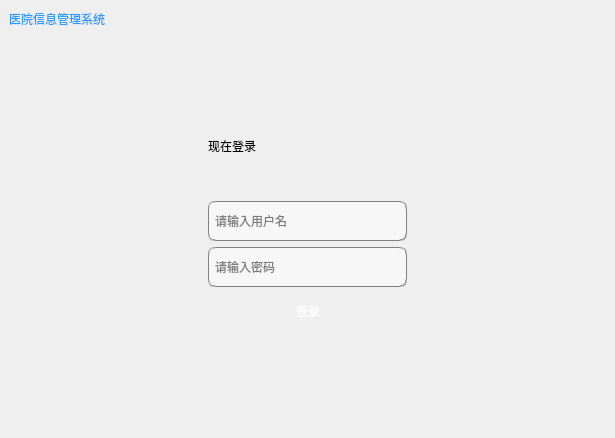
<?xml version="1.0" encoding="UTF-8"?>
<ui version="4.0">
 <class>MainWindow</class>
 <widget class="QMainWindow" name="MainWindow">
  <property name="geometry">
   <rect>
    <x>0</x>
    <y>0</y>
    <width>615</width>
    <height>438</height>
   </rect>
  </property>
  <property name="windowTitle">
   <string>MainWindow</string>
  </property>
  <property name="styleSheet">
   <string notr="true">QMainWindow#MainWindow{
    border-image: url(:/image/login.jpg);
}</string>
  </property>
  <widget class="QWidget" name="centralwidget">
   <property name="styleSheet">
    <string notr="true">QWidget#centralwidget{
    border-image: url(:/image/login.jpg);
}</string>
   </property>
   <layout class="QVBoxLayout" name="verticalLayout_3">
    <item>
     <layout class="QHBoxLayout" name="horizontalLayout_2">
      <item>
       <widget class="QLabel" name="label">
        <property name="styleSheet">
         <string notr="true">color: rgb(41, 155, 255);
font: 10pt &quot;Arial&quot;;</string>
        </property>
        <property name="text">
         <string>医院信息管理系统</string>
        </property>
       </widget>
      </item>
      <item>
       <spacer name="horizontalSpacer_5">
        <property name="orientation">
         <enum>Qt::Horizontal</enum>
        </property>
        <property name="sizeHint" stdset="0">
         <size>
          <width>40</width>
          <height>20</height>
         </size>
        </property>
       </spacer>
      </item>
     </layout>
    </item>
    <item>
     <spacer name="verticalSpacer">
      <property name="orientation">
       <enum>Qt::Vertical</enum>
      </property>
      <property name="sizeHint" stdset="0">
       <size>
        <width>20</width>
        <height>40</height>
       </size>
      </property>
     </spacer>
    </item>
    <item>
     <layout class="QHBoxLayout" name="horizontalLayout_3">
      <item>
       <spacer name="horizontalSpacer_3">
        <property name="orientation">
         <enum>Qt::Horizontal</enum>
        </property>
        <property name="sizeHint" stdset="0">
         <size>
          <width>40</width>
          <height>20</height>
         </size>
        </property>
       </spacer>
      </item>
      <item>
       <layout class="QVBoxLayout" name="verticalLayout_2">
        <item>
         <widget class="QLabel" name="label_2">
          <property name="styleSheet">
           <string notr="true">font: 87 15pt &quot;Arial Black&quot;;</string>
          </property>
          <property name="text">
           <string>现在登录</string>
          </property>
         </widget>
        </item>
        <item>
         <spacer name="verticalSpacer_3">
          <property name="orientation">
           <enum>Qt::Vertical</enum>
          </property>
          <property name="sizeHint" stdset="0">
           <size>
            <width>20</width>
            <height>40</height>
           </size>
          </property>
         </spacer>
        </item>
        <item>
         <layout class="QVBoxLayout" name="verticalLayout">
          <item>
           <widget class="QLineEdit" name="lineEdit_username">
            <property name="minimumSize">
             <size>
              <width>100</width>
              <height>40</height>
             </size>
            </property>
            <property name="maximumSize">
             <size>
              <width>250</width>
              <height>16777215</height>
             </size>
            </property>
            <property name="styleSheet">
             <string notr="true">background-color: rgb(247, 247, 247);
border:1px groove gray;border-radius:
7px;padding:2px 4px;
font: 10pt &quot;Candara&quot;;</string>
            </property>
            <property name="placeholderText">
             <string>请输入用户名</string>
            </property>
           </widget>
          </item>
          <item>
           <widget class="QLineEdit" name="lineEdit_password">
            <property name="minimumSize">
             <size>
              <width>100</width>
              <height>40</height>
             </size>
            </property>
            <property name="maximumSize">
             <size>
              <width>250</width>
              <height>16777215</height>
             </size>
            </property>
            <property name="styleSheet">
             <string notr="true">background-color: rgb(247, 247, 247);
border:1px groove gray;border-radius:
7px;padding:2px 4px;
font: 10pt &quot;Candara&quot;;</string>
            </property>
            <property name="echoMode">
             <enum>QLineEdit::Password</enum>
            </property>
            <property name="placeholderText">
             <string>请输入密码</string>
            </property>
           </widget>
          </item>
         </layout>
        </item>
        <item>
         <layout class="QHBoxLayout" name="horizontalLayout">
          <item>
           <spacer name="horizontalSpacer_2">
            <property name="orientation">
             <enum>Qt::Horizontal</enum>
            </property>
            <property name="sizeHint" stdset="0">
             <size>
              <width>40</width>
              <height>20</height>
             </size>
            </property>
           </spacer>
          </item>
          <item>
           <widget class="QPushButton" name="btn_signin">
            <property name="minimumSize">
             <size>
              <width>50</width>
              <height>35</height>
             </size>
            </property>
            <property name="styleSheet">
             <string notr="true">background-color: qlineargradient(spread:pad, x1:0.52, y1:1, x2:0.54, y2:0, 
stop:0.0112994 rgba(64, 145, 252, 255), 
stop:1 rgba(255, 255, 255, 255));
color: rgb(255, 255, 255);

border:0px groove gray;border-radius:
7px;padding:2px 4px;
font: 10pt &quot;Candara&quot;;</string>
            </property>
            <property name="text">
             <string>登录</string>
            </property>
           </widget>
          </item>
          <item>
           <spacer name="horizontalSpacer">
            <property name="orientation">
             <enum>Qt::Horizontal</enum>
            </property>
            <property name="sizeHint" stdset="0">
             <size>
              <width>40</width>
              <height>20</height>
             </size>
            </property>
           </spacer>
          </item>
         </layout>
        </item>
       </layout>
      </item>
      <item>
       <spacer name="horizontalSpacer_4">
        <property name="orientation">
         <enum>Qt::Horizontal</enum>
        </property>
        <property name="sizeHint" stdset="0">
         <size>
          <width>40</width>
          <height>20</height>
         </size>
        </property>
       </spacer>
      </item>
     </layout>
    </item>
    <item>
     <spacer name="verticalSpacer_2">
      <property name="orientation">
       <enum>Qt::Vertical</enum>
      </property>
      <property name="sizeHint" stdset="0">
       <size>
        <width>20</width>
        <height>40</height>
       </size>
      </property>
     </spacer>
    </item>
   </layout>
  </widget>
 </widget>
 <resources/>
 <connections/>
</ui>
